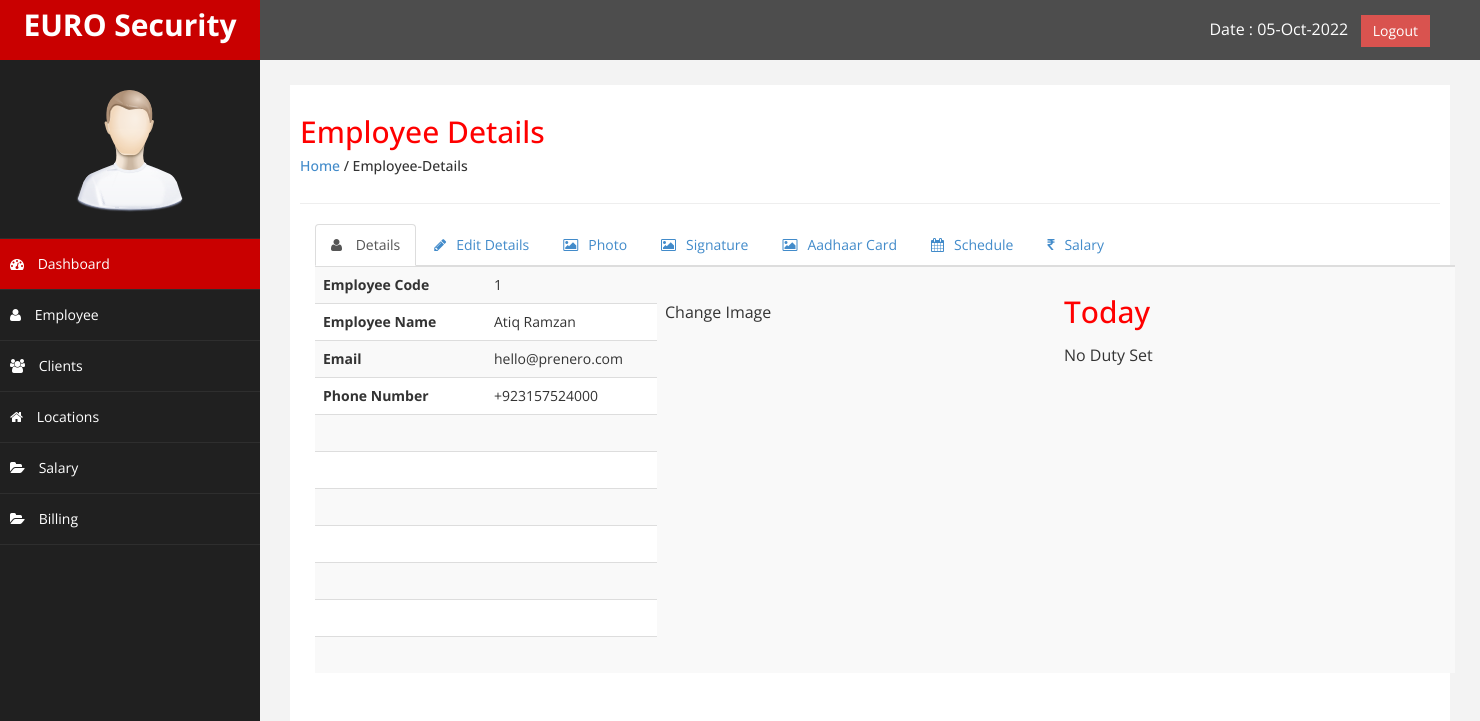
The page /employee-details.php?employee_code=1 (signed in) on the database as committed earlier.
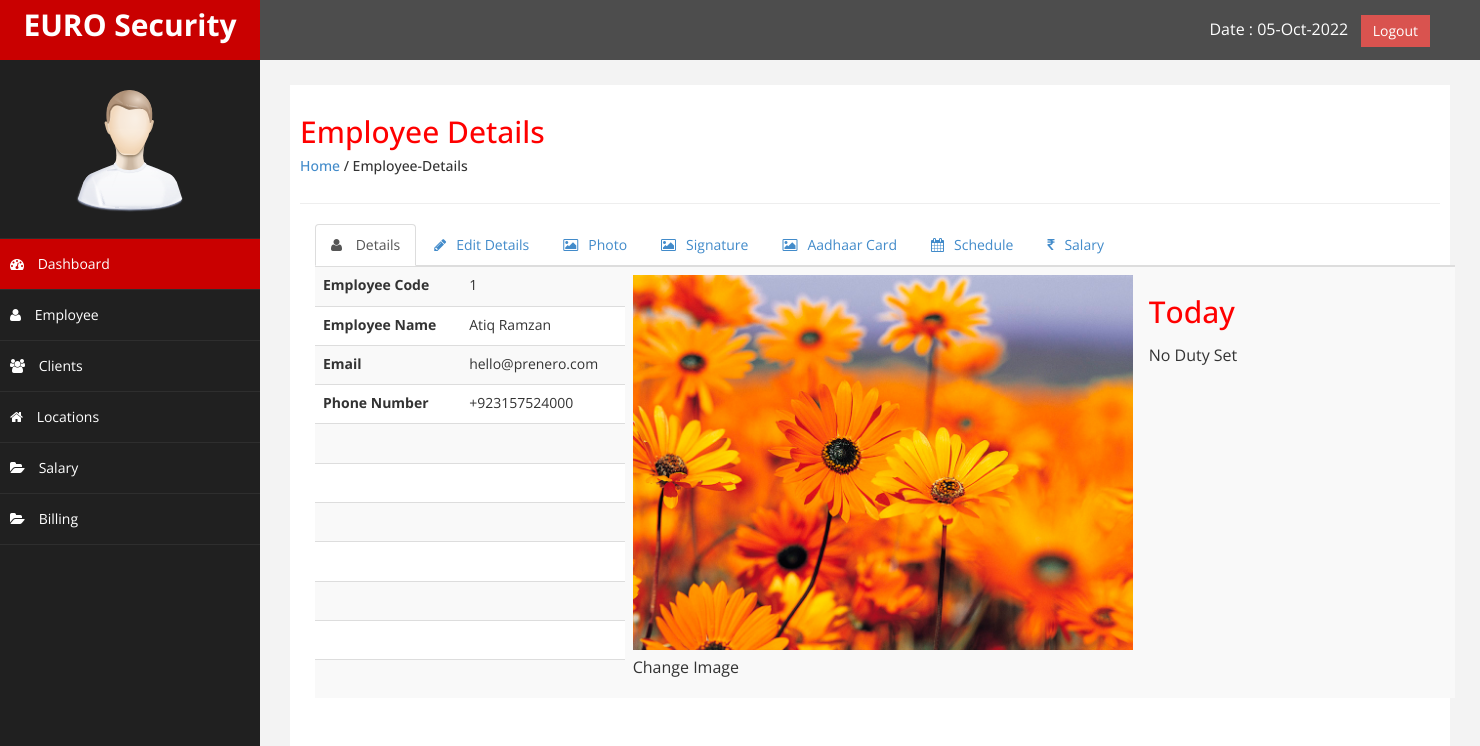
The same page on the database as committed later.
### tables this page shows
CREATE TABLE `employee` (
  `employee_code` int(11) NOT NULL,
  `employee_name` varchar(255) DEFAULT NULL,
  `emp_email` varchar(255) DEFAULT NULL,
  `emp_phone` varchar(255) DEFAULT NULL,
  `password` varchar(255) DEFAULT NULL,
  `address` varchar(255) DEFAULT NULL,
  `emp_type` varchar(255) DEFAULT NULL,
  `per_day_salary` decimal(10,2) DEFAULT NULL,
  `esi` varchar(10) DEFAULT NULL,
  `esi_per` varchar(255) DEFAULT NULL,
  `pf_num` varchar(11) DEFAULT NULL,
  `pf_per` varchar(255) DEFAULT NULL,
  `pan_num` varchar(11) DEFAULT NULL,
  `dp` varchar(255) DEFAULT NULL,
  `signature` varchar(255) DEFAULT NULL,
  `adhaar_card` varchar(255) DEFAULT NULL,
  `scehdule` varchar(255) DEFAULT NULL,
  `salary` decimal(10,2) DEFAULT NULL,
  `date_added` datetime DEFAULT NULL
);

### employee-details.php (the view, shortened to what this page needs)
<?php
include('config.php');
include ('header.php');
include('sidebar.php');
?>
  <div id="page-wrapper" >
	  <div id="page-inner">
		  <div class="row">
			  <div class="col-md-12">
				  <h2>Employee Details</h2>
				  <h5><a href="dashboard.php">Home</a> / Employee-Details</h5>
			  </div>
		  </div>
		  <hr />
		  <div class="row">
			  <div class="col-md-12">
				  <div id="exTab2" class="container">
					  <ul class="nav nav-tabs">
						  <li class="active"><a  href="#1" data-toggle="tab"><i class="fa fa-user"></i> Details</a></li>
						  <li><a href="#2" data-toggle="tab"><i class="fa fa-pencil"></i>Edit Details</a></li>
						  <li><a href="#3" data-toggle="tab"><i class="fa fa-picture-o" aria-hidden="true"></i>Photo</a></li>
						  <li><a href="#4" data-toggle="tab"><i class="fa fa-picture-o" aria-hidden="true"></i>Signature</a></li>
						  <li><a href="#5" data-toggle="tab"><i class="fa fa-picture-o" aria-hidden="true"></i>Aadhaar Card</a></li>
						  <li><a href="#6" data-toggle="tab"><i class="fa fa-calendar" aria-hidden="true"></i>Schedule</a></li>
						  <li><a href="#7" data-toggle="tab"><i class="fa fa-inr" aria-hidden="true"></i>Salary</a></li>
					  </ul>
					  <div class="tab-content ">
							<div class="tab-pane active" id="1">
								<?php
								$employee_code = $_GET['employee_code'];
								$sql = "select * from employee where employee_code = '$employee_code'";
								$result = $connect->query($sql);
								if($result){
									$crow = mysqli_fetch_array($result);
									$profileImage = $crow['dp'];
								?>
								<table class="table table-hover table-striped">
									<tbody>
										<tr>
											<td  style="width: 15%;">
												<strong>Employee Code</strong>
											</td>
											<td  style="width: 15%;">
												<?php echo $crow['employee_code']; ?>
											</td>
											<td  style="width: 35%;" rowspan="11">
												<img src="uploads/profile_pic/<?php echo $profileImage;?>" alt="" style="max-width: 500px">
												<p>Change Image</p>
											</td>
											<td  style="width: 35%;" rowspan="11">
												<h2>Today</h2>
												<p><span>No Duty Set</span></p>
											</td>
										</tr>
							<tr>
							  <td><strong>Employee Name</strong></td>
							  <td><?php echo $crow['employee_name']; ?></td>
							</tr>
							<tr>
							  <td><strong>Email</strong></td>
							  <td><?php echo $crow['emp_email']; ?></td>
							</tr>
							<tr>
							  <td><strong>Phone Number</strong></td>
							  <td><?php echo $crow['emp_phone']; ?></td>
							</tr>
							<tr>
							  <td>&nbsp;</td>
							  <td>&nbsp;</td>
							</tr>
							<tr>
							  <td>&nbsp;</td>
							  <td>&nbsp;</td>
							</tr>
							<tr>
							  <td>&nbsp;</td>
							  <td>&nbsp;</td>
							</tr>
							<tr>
							  <td>&nbsp;</td>
							  <td>&nbsp;</td>
							</tr>
							<tr>
							  <td>&nbsp;</td>
							  <td>&nbsp;</td>
							</tr>
							<tr>
							  <td>&nbsp;</td>
							  <td>&nbsp;</td>
							</tr>
							<tr>
							  <td>&nbsp;</td>
							  <td>&nbsp;</td>
							</tr>
						  </tbody>
						</table>
							</div>
                                    <?php
									}
									?>
						</div>
							</div>
						</div>
					</div>
                </div>
            </div>
    </div>
<?php
include('footer.php');
?>

Rows that differ between the two databases and show on the page:
changed employee "Atiq Ramzan": dp: picture added
